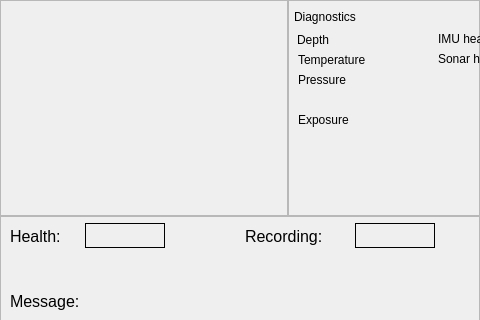
<?xml version="1.0" encoding="UTF-8"?>
<ui version="4.0">
 <class>bluerov_ui</class>
 <widget class="QDialog" name="bluerov_ui">
  <property name="geometry">
   <rect>
    <x>0</x>
    <y>0</y>
    <width>480</width>
    <height>320</height>
   </rect>
  </property>
  <property name="windowTitle">
   <string>BlueROV GUI</string>
  </property>
  <property name="sizeGripEnabled">
   <bool>false</bool>
  </property>
  <property name="modal">
   <bool>false</bool>
  </property>
  <widget class="QFrame" name="image_frame">
   <property name="geometry">
    <rect>
     <x>0</x>
     <y>0</y>
     <width>288</width>
     <height>216</height>
    </rect>
   </property>
   <property name="frameShape">
    <enum>QFrame::StyledPanel</enum>
   </property>
   <property name="frameShadow">
    <enum>QFrame::Raised</enum>
   </property>
   <widget class="QLabel" name="image_label">
    <property name="geometry">
     <rect>
      <x>0</x>
      <y>0</y>
      <width>288</width>
      <height>216</height>
     </rect>
    </property>
    <property name="frameShape">
     <enum>QFrame::StyledPanel</enum>
    </property>
    <property name="frameShadow">
     <enum>QFrame::Raised</enum>
    </property>
    <property name="text">
     <string/>
    </property>
    <property name="textFormat">
     <enum>Qt::AutoText</enum>
    </property>
   </widget>
  </widget>
  <widget class="QFrame" name="menu_frame">
   <property name="geometry">
    <rect>
     <x>288</x>
     <y>0</y>
     <width>192</width>
     <height>216</height>
    </rect>
   </property>
   <property name="frameShape">
    <enum>QFrame::StyledPanel</enum>
   </property>
   <property name="frameShadow">
    <enum>QFrame::Raised</enum>
   </property>
   <widget class="QLabel" name="diagnostic_header">
    <property name="geometry">
     <rect>
      <x>6</x>
      <y>7</y>
      <width>101</width>
      <height>20</height>
     </rect>
    </property>
    <property name="text">
     <string>Diagnostics</string>
    </property>
   </widget>
   <widget class="QLabel" name="depth_label">
    <property name="geometry">
     <rect>
      <x>9</x>
      <y>30</y>
      <width>81</width>
      <height>20</height>
     </rect>
    </property>
    <property name="text">
     <string>Depth</string>
    </property>
   </widget>
   <widget class="QLabel" name="temperature_label">
    <property name="geometry">
     <rect>
      <x>10</x>
      <y>50</y>
      <width>91</width>
      <height>20</height>
     </rect>
    </property>
    <property name="text">
     <string>Temperature</string>
    </property>
   </widget>
   <widget class="QLabel" name="pressure_label">
    <property name="geometry">
     <rect>
      <x>10</x>
      <y>70</y>
      <width>101</width>
      <height>20</height>
     </rect>
    </property>
    <property name="text">
     <string>Pressure</string>
    </property>
   </widget>
   <widget class="QLabel" name="depth_value_label">
    <property name="geometry">
     <rect>
      <x>100</x>
      <y>30</y>
      <width>31</width>
      <height>17</height>
     </rect>
    </property>
    <property name="text">
     <string/>
    </property>
   </widget>
   <widget class="QLabel" name="temperature_value_label">
    <property name="geometry">
     <rect>
      <x>100</x>
      <y>50</y>
      <width>67</width>
      <height>17</height>
     </rect>
    </property>
    <property name="text">
     <string/>
    </property>
   </widget>
   <widget class="QLabel" name="pressure_value_label">
    <property name="geometry">
     <rect>
      <x>100</x>
      <y>70</y>
      <width>67</width>
      <height>17</height>
     </rect>
    </property>
    <property name="text">
     <string/>
    </property>
   </widget>
   <widget class="QLabel" name="exposure_label">
    <property name="geometry">
     <rect>
      <x>10</x>
      <y>110</y>
      <width>81</width>
      <height>20</height>
     </rect>
    </property>
    <property name="text">
     <string>Exposure</string>
    </property>
   </widget>
   <widget class="QLabel" name="exposure_value_label">
    <property name="geometry">
     <rect>
      <x>80</x>
      <y>110</y>
      <width>141</width>
      <height>20</height>
     </rect>
    </property>
    <property name="text">
     <string/>
    </property>
   </widget>
   <widget class="QLabel" name="imu_health">
    <property name="geometry">
     <rect>
      <x>150</x>
      <y>30</y>
      <width>81</width>
      <height>17</height>
     </rect>
    </property>
    <property name="text">
     <string>IMU health</string>
    </property>
   </widget>
   <widget class="QLabel" name="sonar_health">
    <property name="geometry">
     <rect>
      <x>150</x>
      <y>50</y>
      <width>91</width>
      <height>17</height>
     </rect>
    </property>
    <property name="text">
     <string>Sonar health</string>
    </property>
   </widget>
   <widget class="QLabel" name="imu_health_value">
    <property name="geometry">
     <rect>
      <x>240</x>
      <y>30</y>
      <width>91</width>
      <height>20</height>
     </rect>
    </property>
    <property name="text">
     <string/>
    </property>
   </widget>
   <widget class="QLabel" name="sonar_health_value">
    <property name="geometry">
     <rect>
      <x>240</x>
      <y>50</y>
      <width>91</width>
      <height>17</height>
     </rect>
    </property>
    <property name="text">
     <string/>
    </property>
   </widget>
  </widget>
  <widget class="QFrame" name="status_frame">
   <property name="geometry">
    <rect>
     <x>0</x>
     <y>216</y>
     <width>480</width>
     <height>106</height>
    </rect>
   </property>
   <property name="frameShape">
    <enum>QFrame::StyledPanel</enum>
   </property>
   <property name="frameShadow">
    <enum>QFrame::Raised</enum>
   </property>
   <widget class="QLabel" name="health_label">
    <property name="geometry">
     <rect>
      <x>10</x>
      <y>5</y>
      <width>80</width>
      <height>30</height>
     </rect>
    </property>
    <property name="font">
     <font>
      <pointsize>12</pointsize>
     </font>
    </property>
    <property name="frameShape">
     <enum>QFrame::NoFrame</enum>
    </property>
    <property name="text">
     <string>Health:</string>
    </property>
    <property name="textFormat">
     <enum>Qt::AutoText</enum>
    </property>
   </widget>
   <widget class="QLabel" name="health_status_label">
    <property name="geometry">
     <rect>
      <x>85</x>
      <y>7</y>
      <width>80</width>
      <height>25</height>
     </rect>
    </property>
    <property name="font">
     <font>
      <pointsize>12</pointsize>
     </font>
    </property>
    <property name="frameShape">
     <enum>QFrame::Box</enum>
    </property>
    <property name="text">
     <string/>
    </property>
   </widget>
   <widget class="QLabel" name="recording_label">
    <property name="geometry">
     <rect>
      <x>245</x>
      <y>5</y>
      <width>100</width>
      <height>30</height>
     </rect>
    </property>
    <property name="font">
     <font>
      <pointsize>12</pointsize>
     </font>
    </property>
    <property name="text">
     <string>Recording: </string>
    </property>
   </widget>
   <widget class="QLabel" name="recording_value_label">
    <property name="geometry">
     <rect>
      <x>355</x>
      <y>7</y>
      <width>80</width>
      <height>25</height>
     </rect>
    </property>
    <property name="font">
     <font>
      <pointsize>12</pointsize>
     </font>
    </property>
    <property name="frameShape">
     <enum>QFrame::Box</enum>
    </property>
    <property name="text">
     <string/>
    </property>
    <property name="textFormat">
     <enum>Qt::AutoText</enum>
    </property>
   </widget>
   <widget class="QLabel" name="message_label">
    <property name="geometry">
     <rect>
      <x>10</x>
      <y>70</y>
      <width>91</width>
      <height>30</height>
     </rect>
    </property>
    <property name="font">
     <font>
      <pointsize>12</pointsize>
     </font>
    </property>
    <property name="frameShape">
     <enum>QFrame::NoFrame</enum>
    </property>
    <property name="text">
     <string>Message:</string>
    </property>
    <property name="textFormat">
     <enum>Qt::AutoText</enum>
    </property>
   </widget>
   <widget class="QLabel" name="message_value_label">
    <property name="geometry">
     <rect>
      <x>100</x>
      <y>70</y>
      <width>351</width>
      <height>25</height>
     </rect>
    </property>
    <property name="font">
     <font>
      <pointsize>12</pointsize>
     </font>
    </property>
    <property name="frameShape">
     <enum>QFrame::NoFrame</enum>
    </property>
    <property name="text">
     <string/>
    </property>
    <property name="textFormat">
     <enum>Qt::AutoText</enum>
    </property>
   </widget>
  </widget>
 </widget>
 <resources/>
 <connections/>
</ui>
